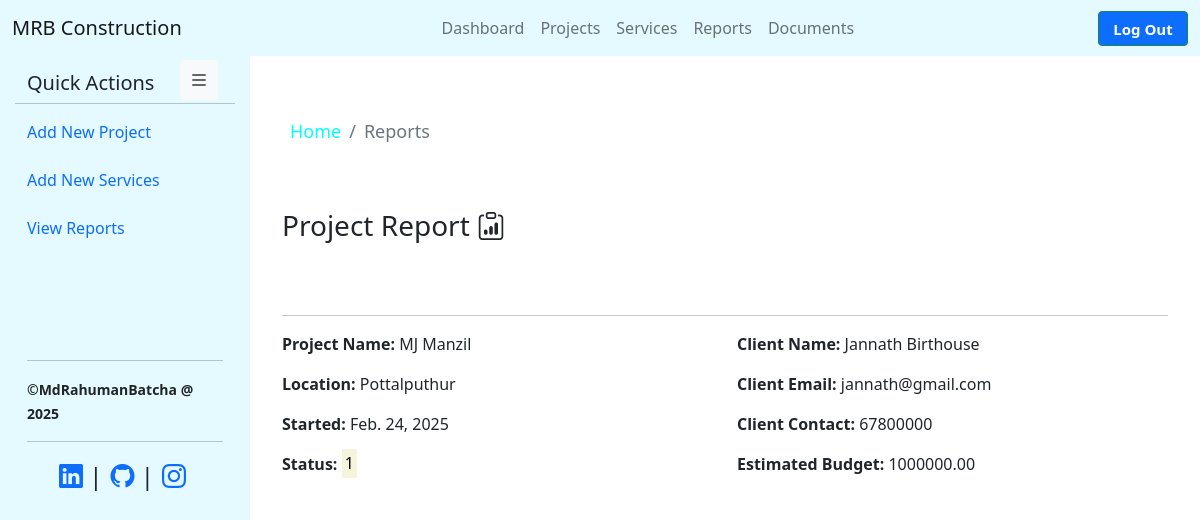
The app's page /reports/10 with its own data.
### My_app/models.py (models this page shows, shortened)
class Project(models.Model):
    project_name = models.CharField(max_length=100)
    client_name = models.CharField(max_length=100)
    client_contact = models.CharField(max_length=20, default='+91')
    client_mail = models.EmailField(max_length=50, default='@gmail.com')
    project_location = models.CharField(max_length=30)
    project_description = models.TextField(max_length=60, default='N/A')
    budget = models.DecimalField(max_digits=10, decimal_places=2)
    status = models.CharField(max_length=15, choices=[
         ('active', 'Active'), #In Progress
         ('pending', 'Pending'),
         ('not_started', 'Not Started'),
         ('completed', 'Completed')
     ], default='active')
    starting_date = models.DateField(null=True,blank = True)
    ending_date = models.DateField(null=True,blank = True)

### My_app/views.py (the view)
# urls.py: path('reports/<int:project_id>',  reports, name='reports'),
def reports(request, project_id):
    projects = Project.objects.get(id = project_id)
    breadCrumb = { 'val' : 'Reports'}
    return render(request, 'reports.html', {'breadcrumb': breadCrumb, 'project' : projects})

### templates/reports.html (shortened to what this page needs)
{% extends 'base.html' %}
{% block content %}
<nav aria-label="breadcrumb" style="--bs-breadcrumb-divider:'/'; margin-top:50px" class="b-crumb">
    <ol class="breadcrumb">
      <li class="breadcrumb-item"><a href="/admin_panel">Home</a></li>
      <li class="breadcrumb-item active" aria-current="page">{{breadcrumb.val}}</li>
    </ol>
  </nav><br><br>
<div class="container section-title w">
  <h3>Project Report <i class="bi bi-clipboard-data"></i> </h3><br><br><hr>
    <div class="row">
      <div class="col-lg-6">
          <p><strong>Project Name: </strong>{{project.project_name}}</p>
          <p><strong>Location: </strong>{{project.project_location}}</p>
          <p><strong>Started: </strong>{{project.starting_date}}</p>
          <p><strong>Status: </strong><mark style="background-color:beige;">{{project.status}}</mark></p>
      </div>
      <div class="col-lg-6">
          <p><strong>Client Name: </strong>{{project.client_name}}</p>
          <p><strong>Client Email: </strong>{{project.client_mail}}</p>
          <p><strong>Client Contact: </strong>{{project.client_contact}}</p>
          <p><strong>Estimated Budget: </strong>{{project.budget}}</p>
      </div>
    </div>
{% endblock %}

### static/css/admin.css (style rules this page uses)
body { display: flex; font-family: var(--bs-font-sans-serif); background-color: #84c0ec; }

### templates/base.html (style rules this page uses)
.b-crumb { margin-left: 20px; font-size: 18px; }
.b-crumb a { color: aqua; text-decoration: none; }
.b-crumb .active { color:#6c757d; }

### records on screen
Project: project_name "MJ Manzil", project_location "Pottalputhur", starting_date "Feb. 24, 2025", status "1", client_name "Jannath Birthouse", client_mail "jannath@gmail.com", client_contact "67800000", budget "1000000.00"

### other values on screen
{{ breadcrumb.val }} "Reports"
